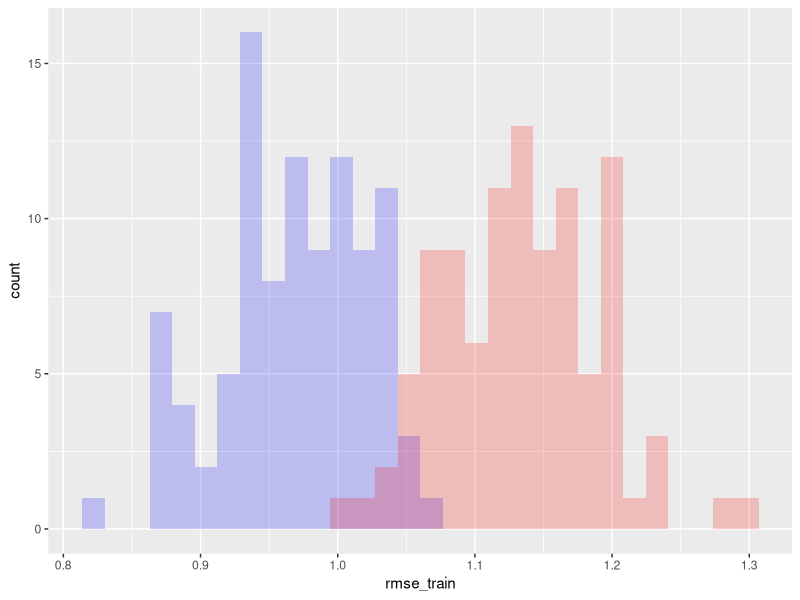
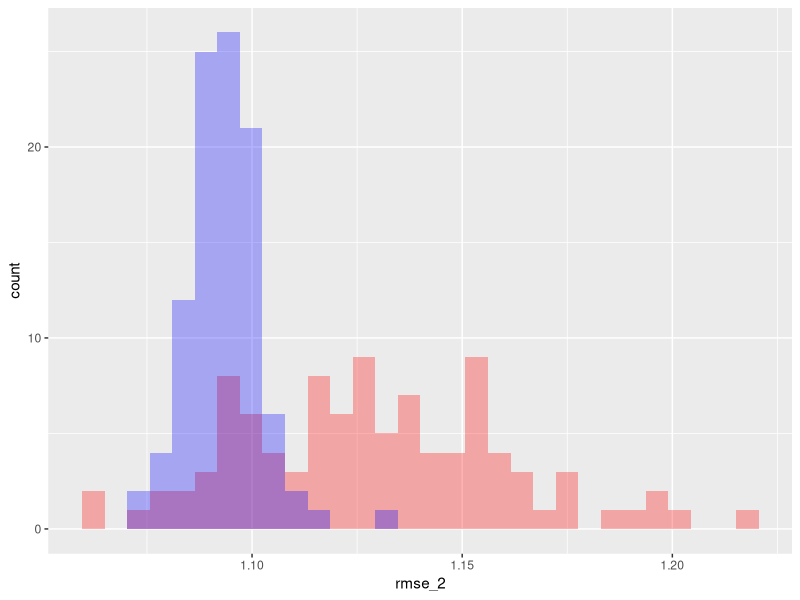
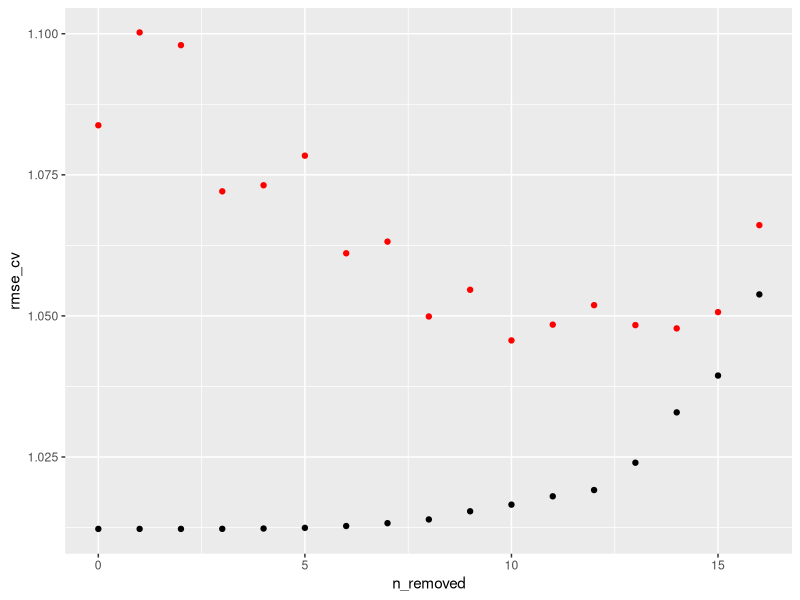
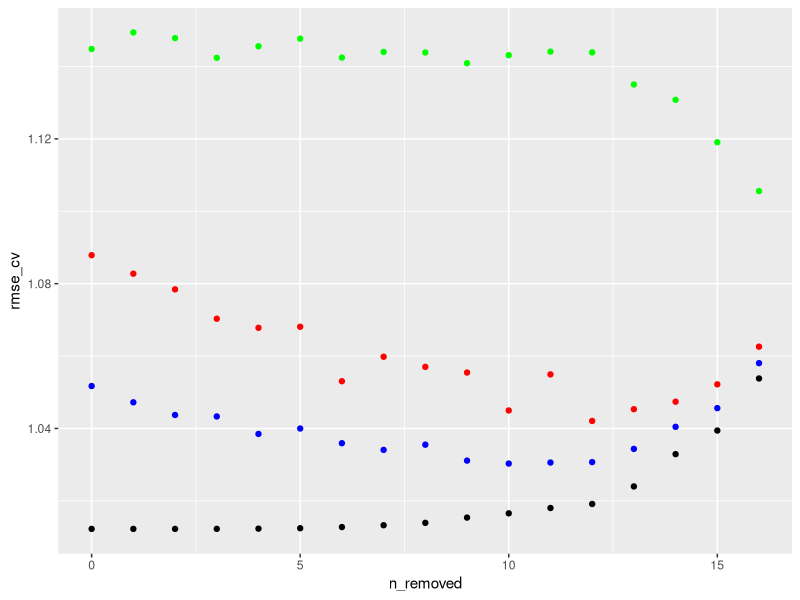
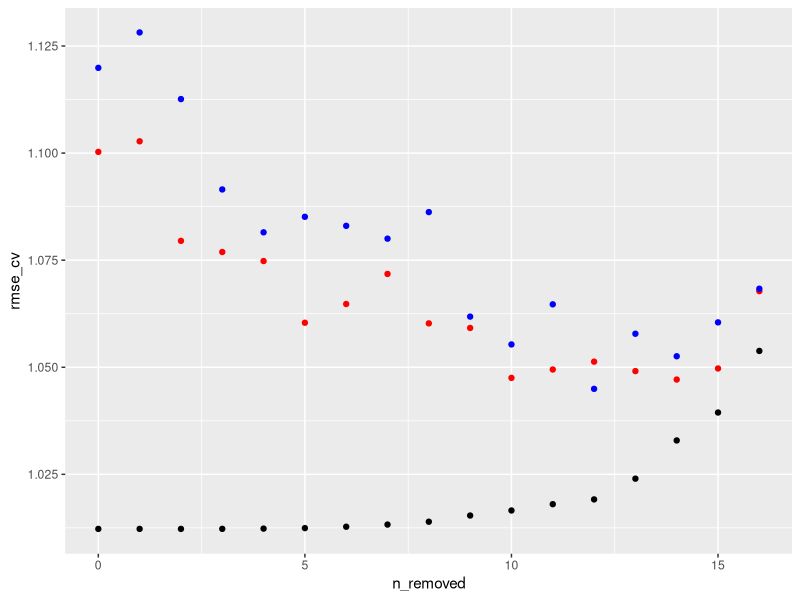

These charts were generated, in order, by the following R code: (Note: a time limit stopped this script after it produced the figures.)
library(dplyr)
library(ggplot2)

# Load data
setwd('C:/Users/Andrew/Documents/Signal/curriculum/datasets/speed-dating-simple/')
df = read.csv('speed-dating-simple.csv')
df_attr = select(df, -intel_o, -amb_o, -fun_o, -sinc_o)
df_attr = filter(df_attr, gender==0)
df_attr = select(df_attr, -gender)

# Single train/test split
split_data = function(df) {
  groups = sample(1:nrow(df)) %% 2
  train = df[groups == 0, ]
  test = df[groups == 1, ]
  list(train=train, test=test)
}

split_predict = function(train, test) {
  model = lm(attr_o ~ ., train)
  pred_train = predict(model, train)
  pred_test = predict(model, test)
  list(train=pred_train, test=pred_test)
}

rmse = function(x, y) sqrt(mean((x-y)^2))

niter = 100
rmse_train = rep(0, niter)
rmse_test = rep(0, niter)
for (i in 1:niter) {
  print(paste('Iteration:', i))
  splits = split_data(df_attr)
  preds = split_predict(splits$train, splits$test)
  rmse_train[i] = rmse(preds$train, splits$train$attr_o)
  rmse_test[i] = rmse(preds$test, splits$test$attr_o)
}
rmses = data.frame(rmse_train, rmse_test)
ggplot(rmses) + geom_histogram(aes(rmse_train), fill="blue", alpha=0.2) + geom_histogram(aes(rmse_test), fill="red", alpha=0.2)

std_error = function(x) sd(x) / sqrt(length(x))

std_error(rmse_test)
std_error(rmse_train)

# n-fold cross validation
nfold_cv = function(df, n_folds) {
  # Make empty predictions vector
  preds = numeric(nrow(df))

  # Calculate the different folds
  folds = sample(nrow(df)) %% n_folds + 1

  for (i in 1:n_folds) {
    # Get subsets of the data
    df_train = df[folds != i, ]
    df_test = df[folds == i, ]

    # Fit linear model to training set
    fit = lm(attr_o ~ ., df_train)

    # Make predictions for other training set
    preds[folds == i] = predict(fit, df_test)
  }

  # Return RMSE
  sqrt(mean((preds - df$attr_o)^2))
}

# Run 100 trials for calculation of RMSE
rmse_2 = numeric(100)
rmse_10 = numeric(100)

for (i in 1:100) {
  print(paste('Iteration', i))
  rmse_2[i] = nfold_cv(df_attr, 2)
  rmse_10[i] = nfold_cv(df_attr, 10)
}

# Plot values of RMSE
df_rmse = data.frame(rmse_2, rmse_10)
ggplot(df_rmse) + geom_histogram(aes(x=rmse_2), alpha=0.3, fill="red") + geom_histogram(aes(x=rmse_10), alpha=0.3, fill="blue")

std_error(rmse_2)
std_error(rmse_10)


# Stepwise regression code by Michael Beese II (heavily modified)

backward_step = function(df) {
  rmse_cv = c()
  rmse_nocv = c()
  n_removed = c()
  n_removed_count = 0
  while (length(colnames(df)) > 1) {
    # Fit model
    model = lm(attr_o ~ ., df)

    # Add cross-validated RMSE estimate
    rmse_cv = c(rmse_cv, nfold_cv(df, 10))

    # Add RMSE for linear regression on whole dataset
    rmse_nocv = c(rmse_nocv, rmse(predict(model, df), df$attr_o))

    # Add # features removed
    n_removed = c(n_removed, n_removed_count)

    # Feature elimination
    sumDF = as.data.frame(summary(model)$coefficients)
    sumDF = cbind(sumDF, rownames(sumDF))
    sumDF = sumDF[-1, ] # remove Intercept column
    maxRow = filter(sumDF, sumDF[4] == max(sumDF[4])) # biggest p-value

    # Eliminate column
    df = select(df, -one_of(as.character(maxRow[[5]])))

    n_removed_count = n_removed_count + 1
  }
  return(data.frame(n_removed=n_removed, rmse_cv=rmse_cv, rmse_nocv=rmse_nocv))
}

step_results = backward_step(df_attr)

# Not a completely smooth plot, but RMSE decreases as
# features are removed and then sharply climbs when you've
# removed ~14 variables
ggplot(step_results) + geom_point(aes(x=n_removed, y=rmse_cv), color="red") + geom_point(aes(x=n_removed, y=rmse_nocv))

# Using the real step() function
backStepOfficial = function(df) {
  responseVars = c("attr_o", "sinc_o","intel_o","fun_o","amb_o")
  finalModels = list()
  for(i in responseVars){
    activities = select(df, one_of(i), sports:yoga)
    f = paste(i,"~.")
    model = lm(f, activities)
    s = step(model, formula(model), direction="backward")
    finalModels[[length(finalModels)+1]] = s
  }
  return(finalModels)
}

# Female vs. male
step_f = backStepOfficial(filter(df, gender==0))
step_m = backStepOfficial(filter(df, gender==1))

# Bootstrap functions

bootstrap_bad = function(df, approach) {
  rmse_sum = 0
  for (i in 1:100) {
    idx_btstrap = sample(1:nrow(df), replace=TRUE)
    df_btstrap = df[idx_btstrap, ]

    if (approach == 1) {
      train = df_btstrap
      test = df
    } else if (approach == 2) {
      train = df
      test = df_btstrap
    }

    # Train model
    model = lm(attr_o ~ ., train)
    preds = predict(model, test)

    rmse_sum = rmse_sum + rmse(preds, df$attr_o)
  }
  rmse_sum / 100
}

backward_step_2 = function(df) {
  rmse_cv = c()
  rmse_nocv = c()
  rmse_btstrap_1 = c()
  rmse_btstrap_2 = c()
  n_removed = c()
  n_removed_count = 0
  while (length(colnames(df)) > 1) {
    # Fit model
    model = lm(attr_o ~ ., df)

    # Add cross-validated RMSE estimate
    rmse_cv = c(rmse_cv, nfold_cv(df, 10))

    # Add RMSE for linear regression on whole dataset
    rmse_nocv = c(rmse_nocv, rmse(predict(model, df), df$attr_o))

    # Add bootstrap RMSE
    rmse_btstrap_1 = c(rmse_btstrap_1, bootstrap_bad(df, approach=1))
    rmse_btstrap_2 = c(rmse_btstrap_2, bootstrap_bad(df, approach=2))

    # Add # features removed
    n_removed = c(n_removed, n_removed_count)

    # Feature elimination
    sumDF = as.data.frame(summary(model)$coefficients)
    sumDF = cbind(sumDF, rownames(sumDF))
    sumDF = sumDF[-1, ] # remove Intercept column
    maxRow = filter(sumDF, sumDF[4] == max(sumDF[4])) # biggest p-value

    # Eliminate column
    df = select(df, -one_of(as.character(maxRow[[5]])))

    n_removed_count = n_removed_count + 1
  }
  return(data.frame(n_removed=n_removed, rmse_cv=rmse_cv, rmse_nocv=rmse_nocv, rmse_btstrap_1=rmse_btstrap_1, rmse_btstrap_2=rmse_btstrap_2))
}

step_results_2 = backward_step_2(df_attr)

ggplot(step_results_2) + geom_point(aes(x=n_removed, y=rmse_cv), color="red") + geom_point(aes(x=n_removed, y=rmse_nocv)) + geom_point(aes(x=n_removed, y=rmse_btstrap_1), color="blue") + geom_point(aes(x=n_removed, y=rmse_btstrap_2), color="green")

bootstrap_good = function(df) {
  rmse_sum = 0
  for (i in 1:100) {
    idx_btstrap = sample(1:nrow(df), replace=TRUE)
    df_btstrap = df[idx_btstrap, ]
    model = lm(attr_o ~ ., df_btstrap)

    preds = predict(model, df[-unique(idx_btstrap), ])
    rmse_sum = rmse_sum + rmse(preds, df$attr_o[-unique(idx_btstrap)])
  }
  rmse_sum / 100
}

backward_step_3 = function(df) {
  rmse_cv = c()
  rmse_nocv = c()
  rmse_btstrap = c()
  n_removed = c()
  n_removed_count = 0
  while (length(colnames(df)) > 1) {
    # Fit model
    model = lm(attr_o ~ ., df)

    # Add cross-validated RMSE estimate
    rmse_cv = c(rmse_cv, nfold_cv(df, 10))

    # Add RMSE for linear regression on whole dataset
    rmse_nocv = c(rmse_nocv, rmse(predict(model, df), df$attr_o))

    # Add bootstrap RMSE
    rmse_btstrap = c(rmse_btstrap, bootstrap_good(df))

    # Add # features removed
    n_removed = c(n_removed, n_removed_count)

    # Feature elimination
    sumDF = as.data.frame(summary(model)$coefficients)
    sumDF = cbind(sumDF, rownames(sumDF))
    sumDF = sumDF[-1, ] # remove Intercept column
    maxRow = filter(sumDF, sumDF[4] == max(sumDF[4])) # biggest p-value

    # Eliminate column
    df = select(df, -one_of(as.character(maxRow[[5]])))

    n_removed_count = n_removed_count + 1
  }
  return(data.frame(n_removed=n_removed, rmse_cv=rmse_cv, rmse_nocv=rmse_nocv, rmse_btstrap=rmse_btstrap))
}

step_results_3 = backward_step_3(df_attr)

ggplot(step_results_3) + geom_point(aes(x=n_removed, y=rmse_cv), color="red") + geom_point(aes(x=n_removed, y=rmse_nocv)) + geom_point(aes(x=n_removed, y=rmse_btstrap), color="blue")

# Distributions of RMSE estimates
# Use whole dataset for convenience
rmses_btstrap = sapply(1:100, function(x) bootstrap_good(df_attr))
rmses_cv = sapply(1:100, function(x) nfold_cv(df_attr, 5))
qplot(rmses_btstrap)
qplot(rmses_cv)
df = data.frame(rmses_btstrap, rmses_cv)
ggplot(df) + geom_histogram(aes(x=rmses_btstrap), fill="red", alpha=0.2) + geom_histogram(aes(x=rmses_cv), fill="blue", alpha=0.2)

# Finance bootstrapping estimate example
calc_alpha = function(X, Y) {
  sdX = sd(X)
  sdY = sd(Y)
  covXY = cov(X, Y)
  (sdY^2 - covXY) / (sdX^2 + sdY^2 - 2*covXY)
}

gen_alphas = function(sdX, sdY) {
  nobs = 100
  X = rnorm(nobs, mean=10, sd=sdX)
  Y = rnorm(nobs, mean=10, sd=sdY)

  alphas = numeric(1000)
  for (i in 1:1000) {
    Xstrap = X[sample(1:nobs, replace=TRUE)]
    Ystrap = Y[sample(1:nobs, replace=TRUE)]
    alpha_est = calc_alpha(Xstrap, Ystrap)
    alphas[i] = alpha_est
  }
alphas
}

alph1 = gen_alphas(0.1, 100)
alph2 = gen_alphas(100, 0.1)

qplot(alph1)
qplot(alph2)

mean(alph1)
sd(alph1)

mean(alph2)
sd(alph2)

alph3 = gen_alphas(1, 2)
alph4 = gen_alphas(1, 3)
alph5 = gen_alphas(1, 4)
df_alph = data.frame(alph3, alph4, alph5)
ggplot(df_alph) + geom_histogram(aes(x=alph3), fill="red", alpha=0.2) + geom_histogram(aes(x=alph4), fill="blue", alpha=0.2) + geom_histogram(aes(x=alph5), fill="black", alpha=0.2)
